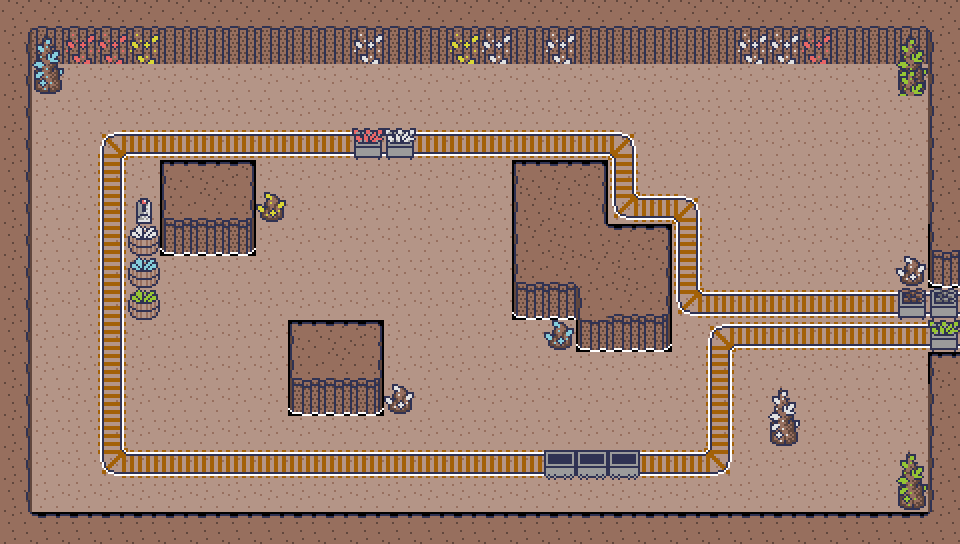

Below is a game level as drawn by its tile map, then a one-line description and the .tmx that defines it (tile-layer data replaced by summaries):
An orthogonal 30x17 tile map with 32x32 px tiles, 5 tile layers (Hintergrund, Andere, Collision, Vor, ...), 2 tilesets and 23 objects.

<map version="1.2" tiledversion="1.2.3" orientation="orthogonal" renderorder="right-down" width="30" height="17" tilewidth="32" tileheight="32" infinite="0" nextlayerid="13" nextobjectid="30">
 <tileset firstgid="1" source="Cave transparent.tsx" />
 <tileset firstgid="225" source="TileSet32.tsx" />
 <layer id="2" name="Hintergrund" width="30" height="17">
  <data>[510 cells, 510 non-empty, 24 distinct tile ids]</data>
 </layer>
 <layer id="3" name="Andere" width="30" height="17">
  <data>[510 cells, 72 non-empty, 6 distinct tile ids]</data>
 </layer>
 <layer id="4" name="Collision" width="30" height="17">
  <data>[510 cells, 20 non-empty, 16 distinct tile ids]</data>
 </layer>
 <layer id="10" name="Vor" width="30" height="17">
  <data>[510 cells, 5 non-empty, 3 distinct tile ids]</data>
 </layer>
 <layer id="12" name="Wasser" width="30" height="17">
  <data>[510 cells, 1 non-empty, 1 distinct tile ids]</data>
 </layer>
 <objectgroup id="7" name="CollisionObjects">
  <object id="8" x="515" y="163" width="89" height="155" />
  <object id="9" x="547" y="227" width="123" height="120" />
  <object id="10" x="160" y="160" width="94" height="95" />
  <object id="11" x="242" y="192" width="47" height="31" />
  <object id="12" x="128" y="225" width="33" height="94" />
  <object id="13" x="137" y="197" width="28" height="33" />
  <object id="14" x="291" y="320" width="91" height="94" />
  <object id="15" x="368" y="384" width="49" height="31" />
  <object id="16" x="769" y="414.418" width="29" height="32.5823" />
  <object id="17" x="895.914" y="477.331" width="34.0864" height="38.6687" />
  <object id="18" x="894" y="51" width="42" height="45.5679" />
  <object id="19" x="899" y="290" width="74" height="26" />
  <object id="20" x="930" y="321" width="47" height="31" />
  <object id="21" x="929" y="-20" width="35" height="569" />
  <object id="22" x="0" y="-3" width="974" height="67" />
  <object id="23" x="-11" y="8" width="41" height="557" />
  <object id="24" x="-29" y="514" width="1006" height="34" />
  <object id="25" x="24" y="58" width="39" height="36.5535" />
  <object id="26" x="354" y="128" width="63" height="31" />
  <object id="27" x="543" y="449" width="95" height="30" />
  <object id="28" x="900" y="267" width="53" height="32" />
 </objectgroup>
 <objectgroup id="9" name="TreeObjects">
  <object id="1" x="446" y="-94" width="18" height="27" />
 </objectgroup>
 <objectgroup id="8" name="WasserObjects">
  <object id="7" x="485" y="-96" width="32" height="33" />
 </objectgroup>
</map>